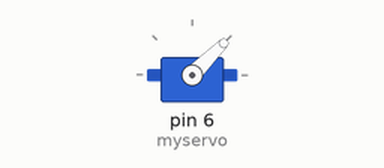
Recording of a sketch running on a simulated Arduino Uno, built with avr-gcc and run on an emulated ATmega328P. On the bench: servo.

Above: at 0.05 s.
At 2.05 s:
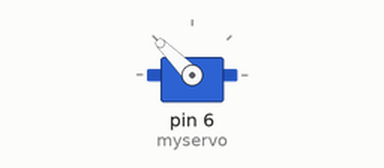
At 4.0 s:
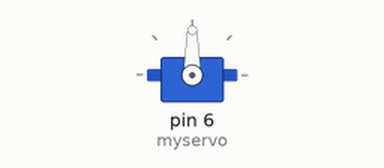
Timing chart, 0 to 5.2 s (numbered marks = the images above):
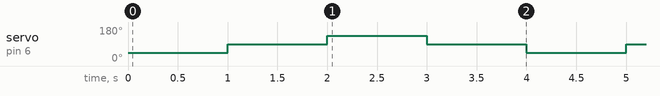

Measured:
- by itself, servo on pin 6 (myservo): repeats every 4.0 s: 135° 1.0 s, 90° 1.0 s, 45° 1.0 s, 90° 1.0 s

The sketch:

EP10_Servo.ino
```cpp
#include <Servo.h>
Servo myservo;
void setup()
{
  myservo.attach(6);
}
void loop()
{
  myservo.write(45);
  delay(1000);
  myservo.write(90);
  delay(1000);
  myservo.write(135);
  delay(1000);
  myservo.write(90);
  delay(1000);
}
```
